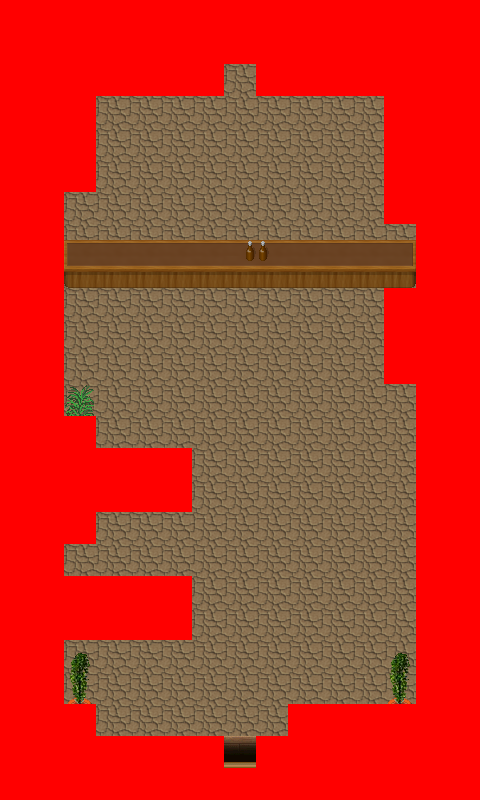

A level layout from a 2D game, rendered from its tile map. Below: a short description, then the map file with tile-grid data replaced by summaries:
An orthogonal 15x25 tile map with 32x32 px tiles, 8 tile layers (0_floor, 1_terrain, 2_object, 3_roof, ...), 12 tilesets.

<map version="1.0" orientation="orthogonal" width="15" height="25" tilewidth="32" tileheight="32">
 <tileset name="barrel" firstgid="1" tilewidth="32" tileheight="32">
  <image source="../../tileset/item/pot/barrel.png" width="32" height="64" />
 </tileset>
 <tileset name="bright_bookshelf_and_cupboard" firstgid="3" tilewidth="32" tileheight="32">
  <image source="../../tileset/furniture/shelve/bright_bookshelf_and_cupboard.png" width="96" height="64" />
 </tileset>
 <tileset name="pot_plant" firstgid="9" tilewidth="32" tileheight="32">
  <image source="../../tileset/plant/indoor/pot_plant.png" width="32" height="96" />
 </tileset>
 <tileset name="bushes" firstgid="12" tilewidth="32" tileheight="32">
  <image source="../../tileset/plant/bush/bushes.png" trans="ffffff" width="160" height="64" />
 </tileset>
 <tileset name="collision" firstgid="22" tilewidth="32" tileheight="32">
  <image source="../../tileset/logic/collision.png" width="32" height="32" />
 </tileset>
 <tileset name="plant" firstgid="23" tilewidth="32" tileheight="32">
  <image source="../../tileset/plant/indoor/oriental_plant.png" width="32" height="64" />
 </tileset>
 <tileset name="beer" firstgid="25" tilewidth="32" tileheight="32">
  <image source="../../tileset/furniture/table/table_with_beer_dark.png" width="160" height="64" />
 </tileset>
 <tileset name="tiles" firstgid="35" tilewidth="32" tileheight="32">
  <image source="../../tileset/ground/indoor/floors_3.png" width="192" height="64" />
 </tileset>
 <tileset name="household" firstgid="47" tilewidth="32" tileheight="32">
  <image source="../../tileset/item/household/food_preparation.png" width="128" height="128" />
 </tileset>
 <tileset name="sciany" firstgid="63" tilewidth="32" tileheight="32">
  <image source="../../tileset/pol/waly/int_plazy.png" width="96" height="288" />
 </tileset>
 <tileset name="doors" firstgid="90" tilewidth="32" tileheight="32">
  <image source="../../tileset/pol/domki/drzwi/door_drewno_int.png" width="160" height="96" />
 </tileset>
 <tileset name="fajka" firstgid="105" tilewidth="32" tileheight="32">
  <image source="../../tileset/item/household/food_preparation_2.png" width="64" height="64" />
 </tileset>
 <layer name="0_floor" width="15" height="25">
  <data>[375 cells, 375 non-empty, 1 distinct tile ids]</data>
 </layer>
 <layer name="1_terrain" width="15" height="25">
  <data>[375 cells, 194 non-empty, 32 distinct tile ids]</data>
 </layer>
 <layer name="2_object" width="15" height="25">
  <data>[375 cells, 10 non-empty, 8 distinct tile ids]</data>
 </layer>
 <layer name="3_roof" width="15" height="25">
  <data>[375 cells, 18 non-empty, 8 distinct tile ids]</data>
 </layer>
 <layer name="4_roof_add" width="15" height="25">
  <data>[375 cells, 0 non-empty, 0 distinct tile ids]</data>
 </layer>
 <layer name="objects" width="15" height="25">
  <data>[375 cells, 0 non-empty, 0 distinct tile ids]</data>
 </layer>
 <layer name="collision" width="15" height="25">
  <data>[375 cells, 186 non-empty, 1 distinct tile ids]</data>
 </layer>
 <layer name="protection" width="15" height="25">
  <data>[375 cells, 0 non-empty, 0 distinct tile ids]</data>
 </layer>
</map>
